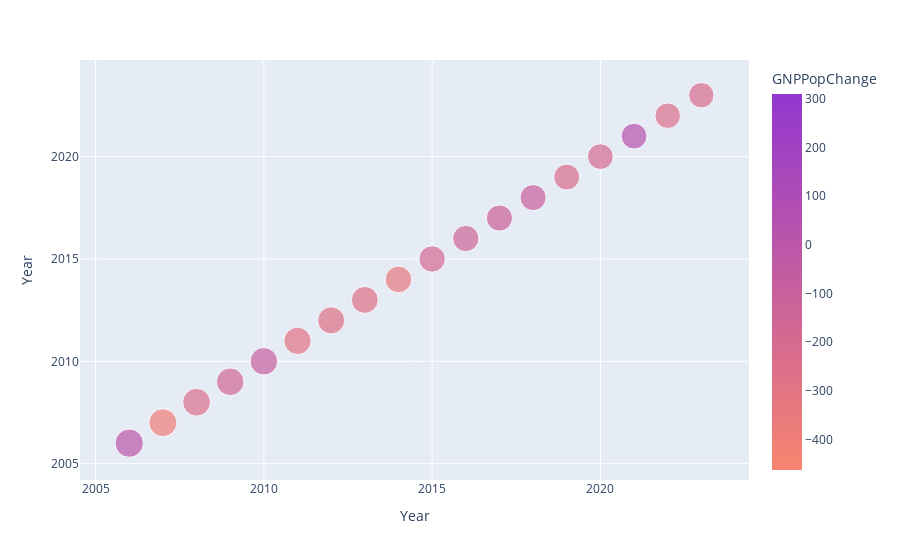

The code cell stored with this chart in its notebook:
### Code cell
fig_gnp = px.scatter(df,x='Year',y='Year',size='Northern Peninsula',color='GNPPopChange',color_continuous_scale=[(0,'rgb(248, 133, 111)'),(1,'rgb(146, 55, 208)')],range_color=[-463,310])
fig_gnp.show()
fig_gnp.write_image('/Users/katmckenney/Documents/Visualizations/Python Exports/popchange-gnp.svg')

### Figure 1 — Plotly figure (JSON) as saved in the notebook; plotly's stock layout.template omitted (floating-point values rounded to 4 significant figures)
{"data": [{"hovertemplate": "Year=%{y}<br>Northern Peninsula=%{marker.size}<br>GNPPopChange=%{marker.color}<extra></extra>", "legendgroup": "", "marker": {"color": [0, -390, -248, -170, -84, -287, -269, -264, -335, -180, -148, -121, -100, -230, -193, 29, -250, -226], "coloraxis": "coloraxis", "size": [18102, 17712, 17464, 17294, 17210, 16923, 16654, 16390, 16055, 15875, 15727, 15606, 15506, 15276, 15083, 15112, 14862, 14636], "sizemode": "area", "sizeref": 45.26, "symbol": "circle"}, "mode": "markers", "name": "", "orientation": "v", "showlegend": false, "type": "scatter", "x": [2006, 2007, 2008, 2009, 2010, 2011, 2012, 2013, 2014, 2015, 2016, 2017, 2018, 2019, 2020, 2021, 2022, 2023], "xaxis": "x", "y": [2006, 2007, 2008, 2009, 2010, 2011, 2012, 2013, 2014, 2015, 2016, 2017, 2018, 2019, 2020, 2021, 2022, 2023], "yaxis": "y"}], "layout": {"coloraxis": {"cmax": 310, "cmin": -463, "colorbar": {"title": {"text": "GNPPopChange"}}, "colorscale": [[0, "rgb(248, 133, 111)"], [1, "rgb(146, 55, 208)"]]}, "legend": {"itemsizing": "constant", "tracegroupgap": 0}, "margin": {"t": 60}, "xaxis": {"anchor": "y", "domain": [0, 1], "title": {"text": "Year"}}, "yaxis": {"anchor": "x", "domain": [0, 1], "title": {"text": "Year"}}}}
